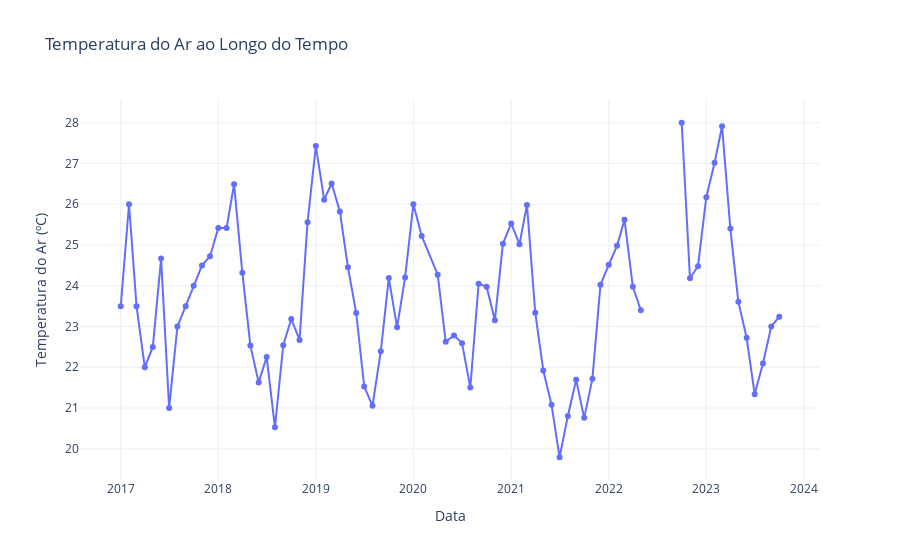

Notebook source saved alongside this figure:
### Code cell
fig1 = go.Figure()
fig1.add_trace(go.Scatter(x=df_temperatura3.index, y=df_temperatura3['TEMP DO AR (º)'], mode='lines+markers', name='Temp do Ar (ºC)'))
fig1.update_layout(title='Temperatura do Ar ao Longo do Tempo', xaxis_title='Data', yaxis_title='Temperatura do Ar (ºC)', template='plotly_white')


fig1.show()

### Figure 1 — Plotly figure (JSON) as saved in the notebook; plotly's stock layout.template omitted (floating-point values rounded to 4 significant figures)
{"data": [{"mode": "lines+markers", "name": "Temp do Ar (ºC)", "type": "scatter", "x": ["2017-01", "2017-02", "2017-03", "2017-04", "2017-05", "2017-06", "2017-07", "2017-08", "2017-09", "2017-10", "2017-11", "2017-12", "2018-01", "2018-02", "2018-03", "2018-04", "2018-05", "2018-06", "2018-07", "2018-08", "2018-09", "2018-10", "2018-11", "2018-12", "2019-01", "2019-02", "2019-03", "2019-04", "2019-05", "2019-06", "2019-07", "2019-08", "2019-09", "2019-10", "2019-11", "2019-12", "2020-01", "2020-02", "2020-04", "2020-05", "2020-06", "2020-07", "2020-08", "2020-09", "2020-10", "2020-11", "2020-12", "2021-01", "2021-02", "2021-03", "2021-04", "2021-05", "2021-06", "2021-07", "2021-08", "2021-09", "2021-10", "2021-11", "2021-12", "2022-01", "2022-02", "2022-03", "2022-04", "2022-05", "2022-07", "2022-10", "2022-11", "2022-12", "2023-01", "2023-02", "2023-03", "2023-04", "2023-05", "2023-06", "2023-07", "2023-08", "2023-09", "2023-10"], "y": [23.5, 26, 23.5, 22, 22.5, 24.67, 21, 23, 23.5, 24, 24.5, 24.72, 25.42, 25.42, 26.49, 24.32, 22.54, 21.63, 22.25, 20.53, 22.54, 23.19, 22.67, 25.56, 27.43, 26.11, 26.51, 25.82, 24.45, 23.33, 21.53, 21.06, 22.39, 24.19, 22.98, 24.21, 26, 25.22, 24.27, 22.62, 22.78, 22.59, 21.5, 24.05, 23.98, 23.16, 25.03, 25.53, 25.02, 25.98, 23.34, 21.92, 21.08, 19.79, 20.8, 21.7, 20.76, 21.72, 24.02, 24.52, 24.98, 25.62, 23.98, 23.4, null, 28, 24.19, 24.48, 26.17, 27.02, 27.91, 25.4, 23.61, 22.72, 21.34, 22.09, 23, 23.24]}], "layout": {"title": {"text": "Temperatura do Ar ao Longo do Tempo"}, "xaxis": {"title": {"text": "Data"}}, "yaxis": {"title": {"text": "Temperatura do Ar (ºC)"}}}}
